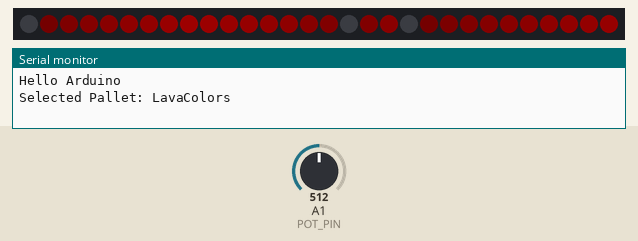
This sketch was run on a simulated Arduino Uno, built with avr-gcc and run on an emulated ATmega328P. Parts: 30 RGB LEDs in strip order, left to right, the last lines printed to the serial monitor. The inputs (shaded band) are chosen by the test bench; at power-on: A1 (POT_PIN) = 512. Dim RGB values are drawn brighter than linear.

Above: at 9.02 s.
At 21.02 s:
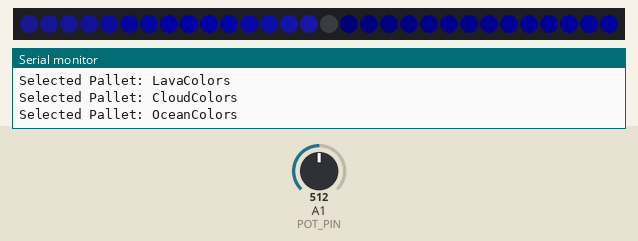
At 27.02 s:
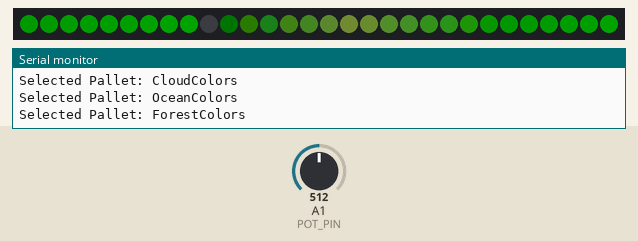
At 39.02 s:
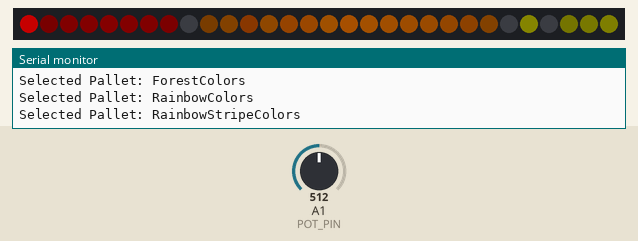

The sketch:

bpm_function.ino
```cpp
#include "FastLED.h"

// Just the BPM function from the demoReel sketch by Mark Kriegsman, December 2014

#define DATA_PIN    2
#define LED_TYPE    WS2811
#define COLOR_ORDER GRB
#define NUM_LEDS    30
CRGB leds[NUM_LEDS];

#define BRIGHTNESS          96
#define FRAMES_PER_SECOND  120

//For the potentiometer
#define POT_PIN  A1

int int_palletCount = 0; // currently active pallet

void setup() {

  Serial.begin(115200);
  Serial.println("Hello Arduino\n");
  delay(3000); // 3 second delay for recovery

  // tell FastLED about the LED strip configuration
  FastLED.addLeds<LED_TYPE,DATA_PIN,COLOR_ORDER>(leds, NUM_LEDS).setCorrection(TypicalLEDStrip);

  // set master brightness control
  FastLED.setBrightness(BRIGHTNESS);
}

void loop()
{
  pot_bpm();
}

void pot_bpm()
{

  uint8_t gHue = 0; // rotating "base color"
  // int int_palletCount = 0; // currently active pallet

  // int int_palletCount;
  int int_palletNum = 7; // the number of available pallets, starting at 0
  int int_palletDuration = 5; // how long a pallet will run before changing


  // colored stripes pulsing at a defined Beats-Per-Minute (BPM)
  int int_bpm = 80;
  int_bpm = map(analogRead(POT_PIN), 0, 1023, 62, 120);
  uint8_t BeatsPerMinute = int_bpm;
  CRGBPalette16 selectedPallet;

  /*
  Available preset color pallets:

    LavaColors_p              - orange, red, black and yellow
    CloudColors_p             - blue and white
    OceanColors_p             - blue, cyan and white
    ForestColors_p            - greens and blues
    RainbowColors_p           - standard rainbow animation
    RainbowStripeColors_p     - single colour, black space, next colour and so forth
    PartyColors_p             - red, yellow, orange, purple and blue
    HeatColors_p              - red, orange, yellow and white

  */

  int_palletDuration = map(analogRead(POT_PIN), 0, 1023, 10, 2);
  EVERY_N_SECONDS(int_palletDuration){
    switch (int_palletCount){
      case 0:
        selectedPallet = LavaColors_p;
        Serial.println("Selected Pallet: LavaColors");
        break;
      case 1:
        selectedPallet = CloudColors_p;
        Serial.println("Selected Pallet: CloudColors");
        break;
      case 2:
        selectedPallet = OceanColors_p;
        Serial.println("Selected Pallet: OceanColors");
        break;
      case 3:
        selectedPallet = ForestColors_p;
        Serial.println("Selected Pallet: ForestColors");
        break;
      case 4:
        selectedPallet = RainbowColors_p;
        Serial.println("Selected Pallet: RainbowColors");
        break;
      case 5:
        selectedPallet = RainbowStripeColors_p;
        Serial.println("Selected Pallet: RainbowStripeColors");
        break;
      case 6:
        selectedPallet = PartyColors_p;
        Serial.println("Selected Pallet: PartyColors");
        break;
      case 7:
        selectedPallet = HeatColors_p;
        Serial.println("Selected Pallet: HeatColors");
        break;
    }

    int_palletCount++;
    // Serial.print("Pallet numb: ");
    // Serial.println(int_palletNum);
    if (int_palletCount > int_palletNum){
      int_palletCount = 0;
    }
  }

  // CRGBPalette16 palette = HeatColors_p;
  uint8_t beat = beatsin8( BeatsPerMinute, 64, 255);
  for( int i = 0; i < NUM_LEDS; i++) { //9948
    leds[i] = ColorFromPalette(selectedPallet, gHue+(i*2), beat-gHue+(i*10));
  }

  // send the 'leds' array out to the actual LED strip
  FastLED.show();
  // insert a delay to keep the framerate modest
  FastLED.delay(1000/FRAMES_PER_SECOND);

  EVERY_N_MILLISECONDS( 20 ) { gHue++; } // slowly cycle the "base color" through the rainbow
}
```
